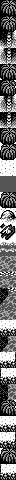

Rendered tile map (Tiled .tmx) drawn with the repository's tilesets; below, a short description and the full map source, tile grids included:
An orthogonal 2x60 tile map with 8x8 px tiles, 1 tile layer (metatiles), 2 tilesets.

<map height="60" orientation="orthogonal" renderorder="right-down" tileheight="8" tilewidth="8" width="2">
	<tileset firstgid="1" tilewidth="8" tileheight="8">
		<image source="../../../gfx/tilesets/gfx_054_53a0.png" />
	</tileset>
	<tileset firstgid="36" tilewidth="8" tileheight="8">
		<image source="../../../gfx/tilesets/gfx_054_6670.png" />
	</tileset>
	<layer height="60" id="1" name="metatiles" width="2">
		<data encoding="csv">
2, 4,
3, 5,
2, 4,
3, 6,
7, 9,
8, 10,
11, 13,
12, 14,
2, 4,
15, 5,
2, 16,
3, 6,
11, 9,
12, 10,
7, 13,
8, 14,
2, 4,
15, 6,
17, 4,
15, 6,
18, 20,
19, 21,
22, 22,
22, 22,
17, 4,
15, 5,
23, 25,
24, 26,
27, 29,
28, 30,
31, 33,
32, 34,
36, 37,
37, 36,
38, 39,
37, 36,
40, 39,
41, 36,
42, 43,
37, 36,
44, 44,
45, 45,
40, 37,
41, 36,
46, 47,
45, 48,
49, 44,
50, 45,
40, 37,
51, 36,
2, 16,
3, 5,
20, 20,
45, 45,
18, 47,
45, 48,
17, 4,
3, 5,
49, 20,
50, 45</data>
	</layer>
</map>
